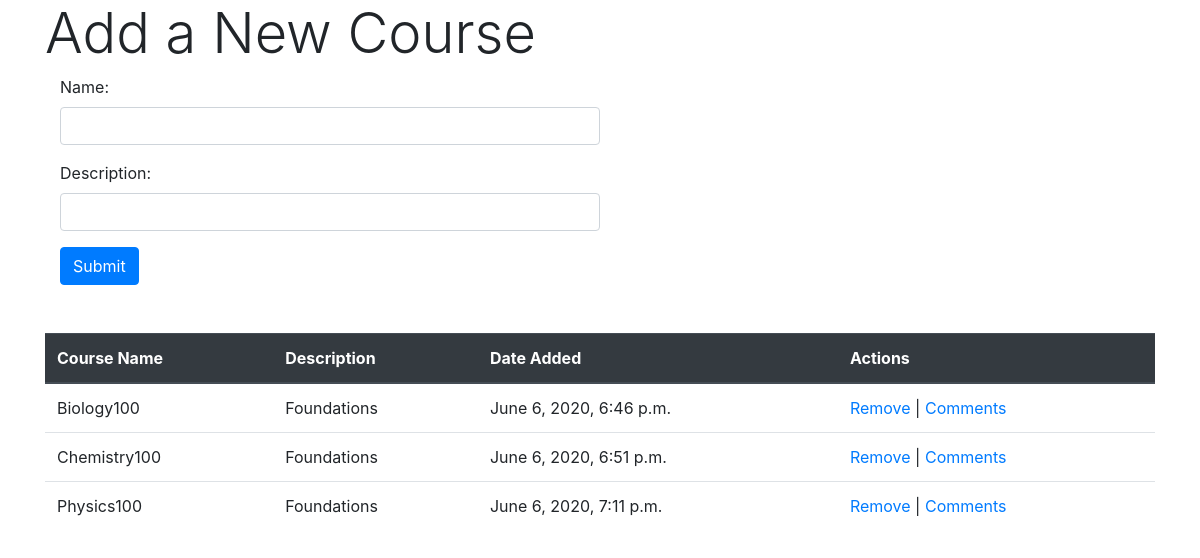
Before: / with the older database file.
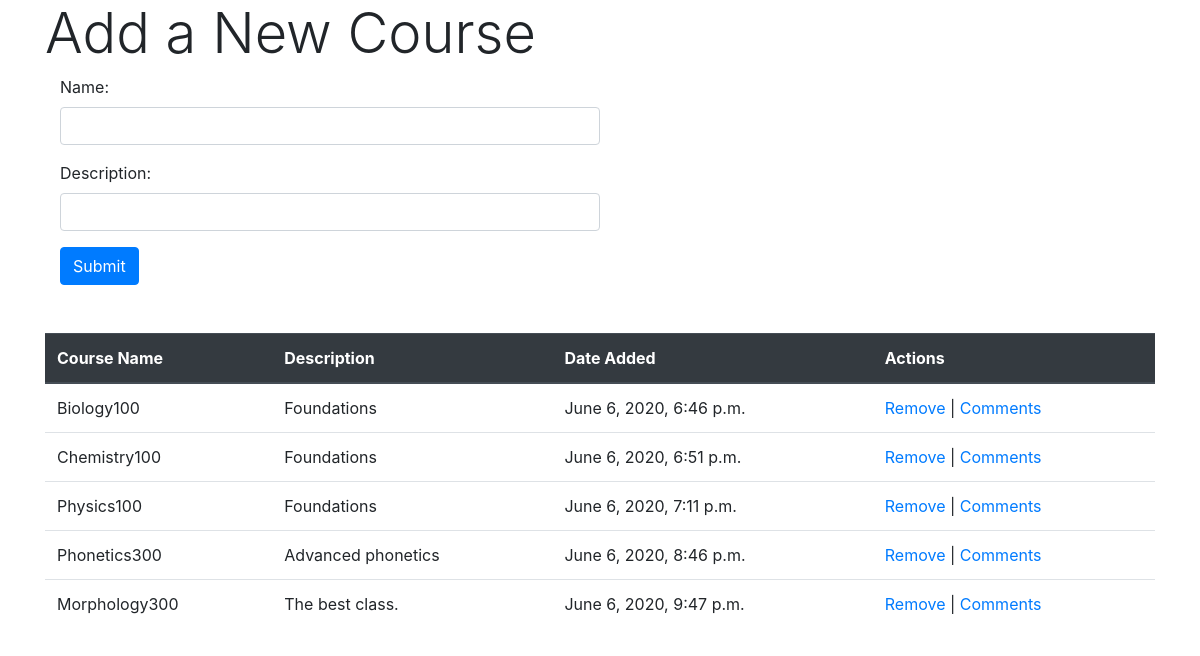
After: the same page with the newer database file.
### courses_app/models.py (models this page shows)
class Course(models.Model):
    name = models.CharField(max_length=255)
    created_at = models.DateTimeField(auto_now_add=True)
    updated_at = models.DateTimeField(auto_now=True)
    objects = CourseManager()

class Description(models.Model):
    course = models.OneToOneField(Course, on_delete=models.CASCADE, primary_key=True)
    description = models.TextField()
    created_at = models.DateTimeField(auto_now_add=True)
    updated_at = models.DateTimeField(auto_now=True)

### courses_app/views.py (the view)
# urls.py: path('', views.index, name='home'),
def index(request):
    context = {
        'all_courses': Course.objects.all(),
    }
    return render(request, 'index.html', context)

### courses_app/templates/index.html (shortened to what this page needs)
<!DOCTYPE html>
<html lang="en">
<head>
    <link rel="stylesheet" href="https://stackpath.bootstrapcdn.com/bootstrap/4.3.1/css/bootstrap.min.css">
</head>
<body>
    <div class="wrapper container">
        <h3 class="display-4">Add a New Course</h3>
        <div class="container">
            <form action="/create" method="POST" mb-4>
                <div class="form-group">
                    <label for="name">Name:</label>
                    <input class="form-control w-50" type="text" name="name">
                </div>
                <div class="form-group">
                    <label for="course_desc">Description:</label>
                    <input class="form-control w-50" type="text" name="course_desc">
                </div>
                <button type="submit" class="btn btn-primary">Submit</button>
            </form>
        </div>
    </div>
    <br><br>
    <div class="wrapper container" mt-4>
        <table class="table">
            <thead class="thead-dark">
                <tr>
                    <th scope="col">Course Name</th>
                    <th scope="col">Description</th>
                    <th scope="col">Date Added</th>
                    <th scope="col">Actions</th>
                </tr>
            </thead>
            <tbody>
                {% for course in all_courses %}
                <tr>
                    <td>{{course.name}}</td>
                    <td>{{course.description.description}}</td>
                    <td>{{course.created_at}}</td>
                    <td><a href="destroy/{{course.id}}">Remove</a> | <a href="comments/{{course.id}}">Comments</a></td>
                </tr>
                {% endfor %}
            </tbody>
          </table>
    </div>
</body>
</html>

Changed rows visible on the page:
added Course: name "Phonetics300", description.description "Advanced phonetics", created_at "June 6, 2020, 8:46 p.m."
added Course: name "Morphology300", description.description "The best class.", created_at "June 6, 2020, 9:47 p.m."
